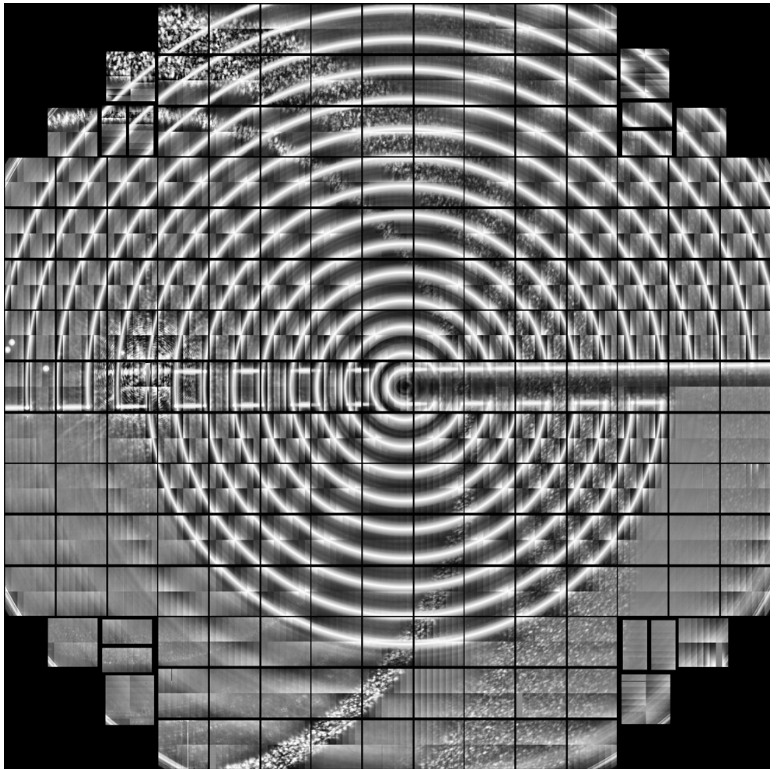
#> input picture data/circles_MC_C_20230619_000087_image.png, 777 x 769 px
$ jupyter execute --allow-errors ccob_nb_geometry.ipynb   (shell and % lines are left out)
#> lines starting #> are read from the running program, lines starting #| are printed output that depends on the picture
# CCOB NB Run6 analysis of circles

## TODO
- check goniometer CAD drawings
- compute b value to get to normal incidence
- analyse rings further out
- do analysis from full focal plane image

J. Bregeon (bregeon@in2p3.fr) - August 2023

### Setup Rubin LSST software stack

[cell 1]
import eo_pipe

## Import necesary libraries

[cell 2]
import pylab as plt
from lsst.daf.butler import Butler
import lsst.afw.display as afwDisplay
from lsst.ip.isr.isrTask import IsrTask
from lsst.cp.pipe.cpCombine import CalibCombineTask

## Geometry

[cell 3]
import matplotlib.image as mpimg
plt.rcParams["figure.figsize"] = [12, 6]
fig_, axd = plt.subplots(1, 2)
img = mpimg.imread('../data/circles_MC_C_20230619_000087_image.png')
#> img is the input picture: shape (769, 777, 4) float32; mean R, G, B, A 0.431, 0.431, 0.431, 1
imgimg = axd[0].imshow(img)
imgdraw = mpimg.imread('../data/circles_MC_C_20230619_000087_drawing.png')
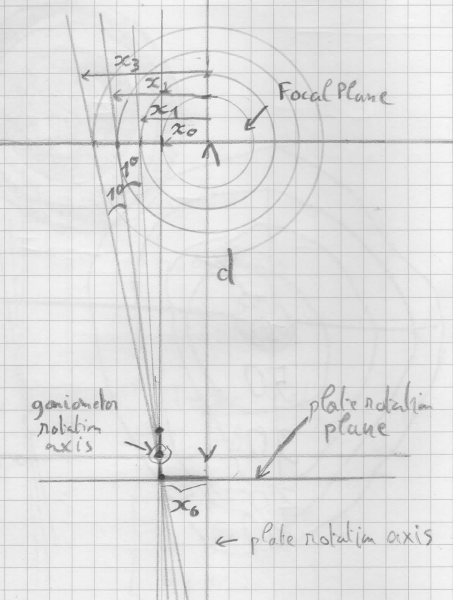
#> input picture data/circles_MC_C_20230619_000087_drawing.png, 906 x 1200 px (shown at 1/2 size)
#> imgdraw is the input picture: shape (1200, 906, 4) float32; mean R, G, B, A 0.88, 0.88, 0.88, 1
drawplot = axd[1].imshow(imgdraw)
plt.show()
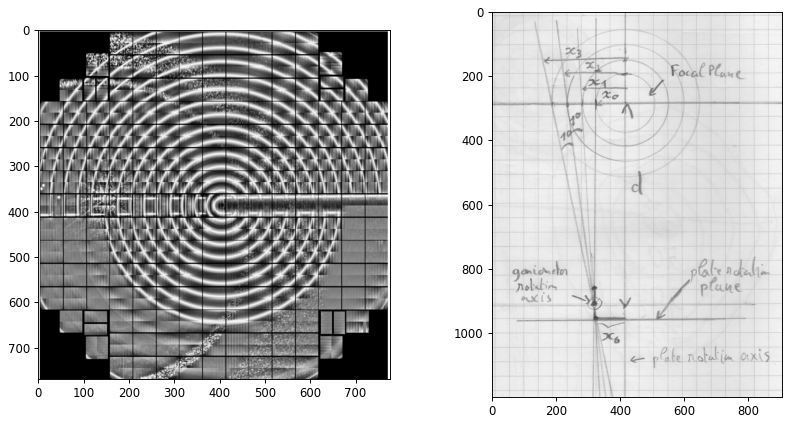
#> figure drawn by matplotlib, 2 panels

When drawing circles with the narrow beam, the full system of equations is the following:
\begin{equation}
    \begin{cases}
      d & \text{distance from the goniometer rotation axis to the focal plane}\\
      x_0 & \text{radius of the inner circle} \\
      d_x = x_2 - x_1 & \text{measured distance between 2 circles} \\
      \theta_2 - \theta_1 = 1^\circ & \text{within the goniometer precision} \\
      tan(\theta_1) = \frac{x_1-x_0}{d} &  x_1 \text{ radius of the 1st circle}\\
      tan(\theta_2) = \frac{x_2-x_0}{d} &  x_2 \text{ radius of the 2nd circle}\\
    \end{cases}
\end{equation}

That system can be reduced to:<br>
\begin{equation}
d=\frac{d_x}{tan(\theta_2)-tan(\theta_1)}
\end{equation}

And the measurement done again with each pair of circles, but the inner ring.

Uncertainties:
- the goniometer resolution to rotate by $1^\circ$ should be pretty good, I could check the specs.
- the absolute value of the goniometer rotation angle is not well known, it is believed that $b=1^\circ$ is normal incidence.
- the fit of the position of the ring should be good as well, although with the current code only the distance between 2 rings within the same ccd can be measured.
- more that I have forgotten...

## Define helper function to display image nicely

[cell 4]
# [8 lines left out: function display, not called in this run]

[cell 5]
# [22 lines left out: functions getObId, getccdsmap, not called in this run]


def plot_ccd(ccd_name='R22_S11'):
    myccd = refs357[ccdmap[ccd_name]]
    bias = butler.get(myccd)

    isr = IsrTask()
    isr.config.doLinearize=False
    isr.config.doDark=False
    isr.config.doBias=False
    isr.config.doFlat=False
    isr.config.doDefect=False
    isr.config.overscan.fitType: 'MEDIAN_PER_ROW'
    postISRCCD = isr.run(bias)
    display(postISRCCD.exposure,bias.getMetadata()["FILENAME"])
    plt.show()
    return postISRCCD

[cell 6]
# more functions to fit the beam slices
from scipy import optimize
import numpy as np

# [11 lines left out: function show_hv_slices, not called in this run]

def gaussian(x, amplitude, mean, stddev):
    return amplitude * np.exp(-1/2*((x-mean)/stddev)**2)

# [18 lines left out: function fitgauss, not called in this run]

[cell 7]
# Check the gaussian formula...
x10=np.arange(-50, 50, 0.1)
xx=x10/10.
y = []
[y.append(gaussian(x, 1, 0, 1)) for x in xx]
plt.plot(xx, y)
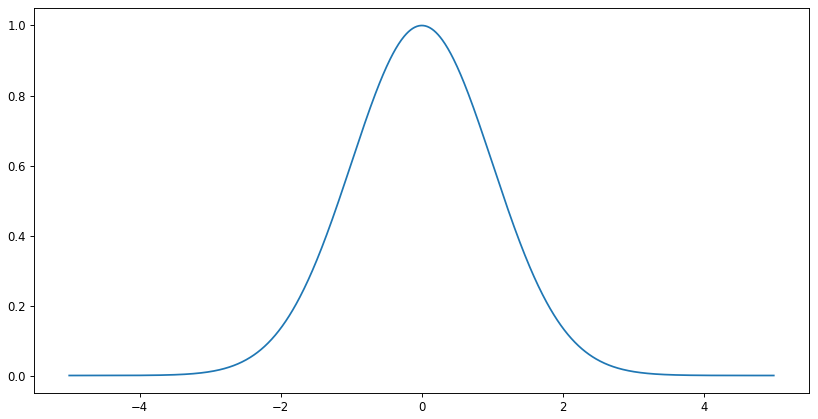
#> figure drawn by matplotlib, 1 panel; curve peaks at x = 7.11e-14, y = 1

## Connect to the Butler repository

[cell 8]
repo_path = "/sdf/data/rubin/repo/ir2"
#> (the rest of this cell did not finish here and is left out)

#> (a cell that did not finish here is left out)

### Display ISRed images of a few CCDs

#> (a cell that did not finish here is left out)

r22_s11_array = r22_s11.exposure.getImage().getArray()

#> (a cell that did not finish here is left out)

r22_s10_array = r22_s10.exposure.getImage().getArray()

#> (a cell that did not finish here is left out)
